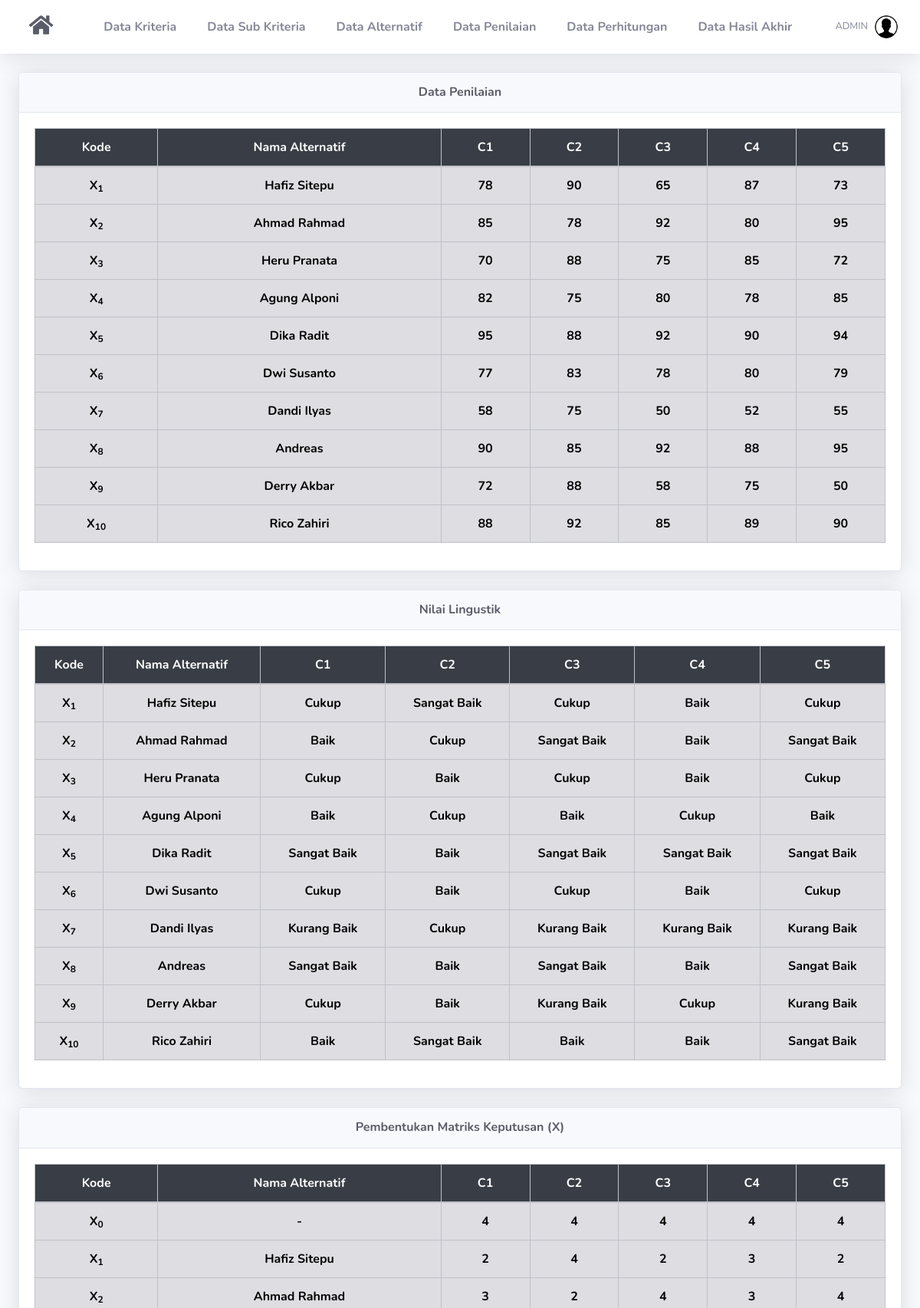
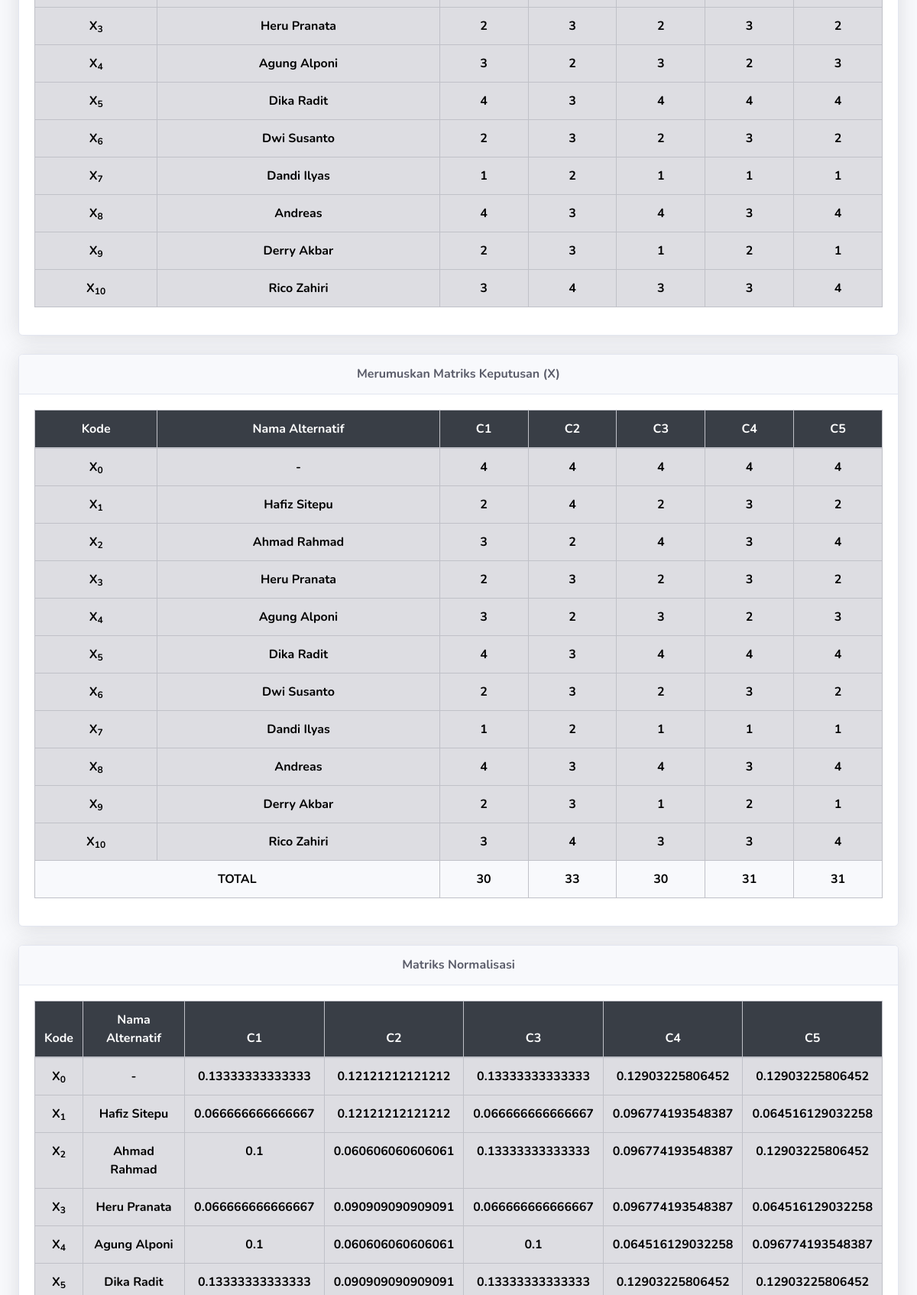
The page /perhitungan.php (signed in, upper part) on the database its author committed (2 pictures, top to bottom).
### tables this page shows
CREATE TABLE `kriteria` (
  `id_kriteria` int(11) NOT NULL,
  `kode_kriteria` varchar(10) NOT NULL,
  `nama` varchar(50) NOT NULL,
  `type` enum('Benefit','Cost') NOT NULL,
  `bobot` float NOT NULL
);

CREATE TABLE `alternatif` (
  `id_alternatif` int(11) NOT NULL,
  `nama` varchar(100) NOT NULL
);

### includes/functions.php (called while the page is built, shortened)
<?php
function get_role() {
	if(isset($_SESSION['user_id']) && isset($_SESSION['role'])) {
		if($_SESSION['role'] == '1') {
			return 'admin';
		} else {
			return 'user';
		}
	} else {
		return false;
	}
}
?>

### perhitungan.php (the view, shortened to what this page needs)
<?php
require_once('includes/init.php');
$user_role = get_role();
if($user_role == 'admin') {
require_once('template/header.php');
mysqli_query($koneksi,"TRUNCATE TABLE hasil;");
$kriterias = mysqli_query($koneksi,"SELECT * FROM kriteria ORDER BY kode_kriteria ASC");
$alternatifs = mysqli_query($koneksi,"SELECT * FROM alternatif");
$penilaian = array();
foreach($kriterias as $kriteria):
	foreach($alternatifs as $alternatif):
		$id_alternatif = $alternatif['id_alternatif'];
		$id_kriteria = $kriteria['id_kriteria'];
		$q4 = mysqli_query($koneksi,"SELECT * FROM penilaian WHERE id_alternatif='$alternatif[id_alternatif]' AND id_kriteria='$kriteria[id_kriteria]'");
		$data = mysqli_fetch_array($q4);
		$nilai = $data['nilai'];
		$penilaian[$id_kriteria][$id_alternatif] = $nilai;
	endforeach;
endforeach;
$nilai_linguistik = array();
$matriks_x = array();
foreach($alternatifs as $alternatif):
	foreach($kriterias as $kriteria):
		$id_alternatif = $alternatif['id_alternatif'];
		$id_kriteria = $kriteria['id_kriteria'];
		$n = $penilaian[$id_kriteria][$id_alternatif];
		$sub_kriteria = mysqli_query($koneksi,"SELECT * FROM sub_kriteria WHERE id_kriteria = '$id_kriteria' ORDER BY nilai DESC");
		foreach($sub_kriteria as $sbkrt){
			$operator = $sbkrt['operator'];
			if($operator == 1){
				$a = $sbkrt['a'];
				if($n > $a){
					$nilai = $sbkrt['nilai'];
					$linguistik = $sbkrt['nama'];
				}
			}elseif($operator == 2){
				$a = $sbkrt['a'];
				if($n < $a){
					$nilai = $sbkrt['nilai'];
					$linguistik = $sbkrt['nama'];
				}
			}elseif($operator == 3){
				$a = $sbkrt['a'];
				$b = $sbkrt['b'];
				if(($a<=$n) && ($n<=$b)){
					$nilai = $sbkrt['nilai'];
					$linguistik = $sbkrt['nama'];
				}
			}else{
				$nilai = 0;
				$linguistik = "Tidak Ada Data";
			}
		}
		$nilai_linguistik[$id_kriteria][$id_alternatif] = $linguistik;
		$matriks_x[$id_kriteria][$id_alternatif] = $nilai;
	endforeach;
endforeach;
$matriks_x0 = array();
foreach($kriterias as $kriteria):
	$type_kriteria = $kriteria['type'];
	if($type_kriteria == 'Benefit'):
		$id_kriteria = $kriteria['id_kriteria'];
		$x0 = max($matriks_x[$id_kriteria]);
	elseif($type_kriteria == 'Cost'):
		$id_kriteria = $kriteria['id_kriteria'];
		$x0 = min($matriks_x[$id_kriteria]);
	endif;
	$matriks_x0[$id_kriteria] = $x0;
endforeach;
$matriks_x2 = array();
foreach($alternatifs as $alternatif):
	foreach($kriterias as $kriteria):
		$id_alternatif = $alternatif['id_alternatif'];
		$id_kriteria = $kriteria['id_kriteria'];
		$x = $matriks_x[$id_kriteria][$id_alternatif];
		$type_kriteria = $kriteria['type'];
		if($type_kriteria == 'Benefit'):
			$x2 = $x;
		elseif($type_kriteria == 'Cost'):
			$x2 = 1/$x;
		endif;
		$matriks_x2[$id_kriteria][$id_alternatif] = $x2;
	endforeach;
endforeach;
$matriks_x02 = array();
foreach($kriterias as $kriteria):
	$id_kriteria = $kriteria['id_kriteria'];
	$type_kriteria = $kriteria['type'];
	$x0 = $matriks_x0[$id_kriteria];
	if($type_kriteria == 'Benefit'):
		$x02 = $x0;
	elseif($type_kriteria == 'Cost'):
		$x02 = 1/$x0;
	endif;
	$matriks_x02[$id_kriteria] = $x02;
endforeach;
$total_matriks_x = array();
foreach($kriterias as $kriteria):
	$tx = 0;
	$id_kriteria = $kriteria['id_kriteria'];
	foreach($alternatifs as $alternatif):
		$id_alternatif = $alternatif['id_alternatif'];
		$x = $matriks_x2[$id_kriteria][$id_alternatif];
		$tx += $x;
	endforeach;
	$x0 = $matriks_x02[$id_kriteria];
	$total_matriks_x[$id_kriteria] = $tx + $x0;
endforeach;
$matriks_r = array();
foreach($alternatifs as $alternatif):
	foreach($kriterias as $kriteria):
		$id_alternatif = $alternatif['id_alternatif'];
		$id_kriteria = $kriteria['id_kriteria'];
		$x = $matriks_x2[$id_kriteria][$id_alternatif];
		$total = $total_matriks_x[$id_kriteria];
		$matriks_r[$id_kriteria][$id_alternatif] = $x/$total;
	endforeach;
endforeach;
$matriks_r0 = array();
foreach($kriterias as $kriteria):
	$id_kriteria = $kriteria['id_kriteria'];
	$x0 = $matriks_x02[$id_kriteria];
	$total = $total_matriks_x[$id_kriteria];
	$matriks_r0[$id_kriteria] = $x0/$total;
endforeach;
?>
<div class="card shadow mb-4">
    <div class="card-header py-3">
        <h6 class="m-0 font-weight-bold text-dark text-center">Data Penilaian</h6>
    </div>
    <div class="card-body">
		<div class="table-responsive">
			<table class="table table-bordered font-weight-bold table-secondary" width="100%" cellspacing="0" style="color:black">
				<thead class="" style="background-color:#393E46; color:white; text-align:center;">
					<tr align="center">
						<th>Kode</th>
						<th>Nama Alternatif</th>
						<?php foreach ($kriterias as $kriteria): ?>
							<th><?= $kriteria['kode_kriteria'] ?></th>
						<?php endforeach; ?>
					</tr>
				</thead>
				<tbody>
					<?php
						$no=1;
						foreach ($alternatifs as $alternatif): ?>
					<tr align="center">
						<td>X<sub><?= $no; ?></sub></td>
						<td><?= $alternatif['nama'] ?></td>
						<?php
						foreach ($kriterias as $kriteria):
							$id_alternatif = $alternatif['id_alternatif'];
							$id_kriteria = $kriteria['id_kriteria'];
							echo '<td>';
							echo $penilaian[$id_kriteria][$id_alternatif];
							echo '</td>';
						endforeach;
						?>
					</tr>
					<?php
						$no++;
						endforeach;
					?>
				</tbody>
			</table>
		</div>
	</div>
</div>
<div class="card shadow mb-4">
    <div class="card-header py-3">
        <h6 class="m-0 font-weight-bold text-dark text-center">Nilai Lingustik</h6>
    </div>
    <div class="card-body">
		<div class="table-responsive">
			<table class="table table-bordered font-weight-bold table-secondary" width="100%" cellspacing="0" style="color:black">
				<thead class="" style="background-color:#393E46; color:white; text-align:center;">
					<tr align="center">
						<th>Kode</th>
						<th>Nama Alternatif</th>
						<?php foreach ($kriterias as $kriteria): ?>
							<th><?= $kriteria['kode_kriteria'] ?></th>
						<?php endforeach; ?>
					</tr>
				</thead>
				<tbody>
					<?php
						$no=1;
						foreach ($alternatifs as $alternatif): ?>
					<tr align="center">
						<td>X<sub><?= $no; ?></sub></td>
						<td><?= $alternatif['nama'] ?></td>
						<?php
						foreach ($kriterias as $kriteria):
							$id_alternatif = $alternatif['id_alternatif'];
							$id_kriteria = $kriteria['id_kriteria'];
							echo '<td>';
							echo $nilai_linguistik[$id_kriteria][$id_alternatif];
							echo '</td>';
						endforeach;
						?>
					</tr>
					<?php
						$no++;
						endforeach;
					?>
				</tbody>
			</table>
		</div>
	</div>
</div>
<div class="card shadow mb-4">
    <div class="card-header py-3">
        <h6 class="m-0 font-weight-bold text-dark text-center">Pembentukan Matriks Keputusan (X)</h6>
    </div>
    <div class="card-body">
		<div class="table-responsive">
			<table class="table table-bordered font-weight-bold table-secondary" width="100%" cellspacing="0" style="color:black">
				<thead class="" style="background-color:#393E46; color:white; text-align:center;">
					<tr align="center">
						<th>Kode</th>
						<th>Nama Alternatif</th>
						<?php foreach ($kriterias as $kriteria): ?>
							<th><?= $kriteria['kode_kriteria'] ?></th>
						<?php endforeach; ?>
					</tr>
				</thead>
				<tbody>
					<tr align="center">
						<td>X<sub>0</sub></td>
						<td>-</td>
						<?php foreach ($kriterias as $kriteria): ?>
						<td>
						<?php
							$id_kriteria = $kriteria['id_kriteria'];
							echo $matriks_x0[$id_kriteria];
						?>
						</td>
						<?php endforeach; ?>
					</tr>
					<?php
						$no=1;
						foreach ($alternatifs as $alternatif): ?>
					<tr align="center">
						<td>X<sub><?= $no; ?></sub></td>
						<td><?= $alternatif['nama'] ?></td>
						<?php
						foreach ($kriterias as $kriteria):
							$id_alternatif = $alternatif['id_alternatif'];
							$id_kriteria = $kriteria['id_kriteria'];
							echo '<td>';
							echo $matriks_x[$id_kriteria][$id_alternatif];
							echo '</td>';
						endforeach;
						?>
					</tr>
					<?php
						$no++;
						endforeach;
					?>
				</tbody>
			</table>
		</div>
	</div>
</div>
<div class="card shadow mb-4">
    <div class="card-header py-3">
        <h6 class="m-0 font-weight-bold text-dark text-center">Merumuskan Matriks Keputusan (X)</h6>
    </div>
    <div class="card-body">
		<div class="table-responsive">
			<table class="table table-bordered font-weight-bold table-secondary" width="100%" cellspacing="0" style="color:black">
				<thead class="" style="background-color:#393E46; color:white; text-align:center;">
					<tr align="center">
						<th>Kode</th>
						<th>Nama Alternatif</th>
						<?php foreach ($kriterias as $kriteria): ?>
							<th><?= $kriteria['kode_kriteria'] ?></th>
						<?php endforeach; ?>
					</tr>
				</thead>
				<tbody>
					<tr align="center">
						<td>X<sub>0</sub></td>
						<td>-</td>
						<?php foreach ($kriterias as $kriteria): ?>
						<td>
						<?php
							$id_kriteria = $kriteria['id_kriteria'];
							echo $matriks_x02[$id_kriteria];
						?>
						</td>
						<?php endforeach; ?>
					</tr>
					<?php
						$no=1;
						foreach ($alternatifs as $alternatif): ?>
					<tr align="center">
						<td>X<sub><?= $no; ?></sub></td>
						<td><?= $alternatif['nama'] ?></td>
						<?php
						foreach ($kriterias as $kriteria):
							$id_alternatif = $alternatif['id_alternatif'];
							$id_kriteria = $kriteria['id_kriteria'];
							echo '<td>';
							echo $matriks_x2[$id_kriteria][$id_alternatif];
							echo '</td>';
						endforeach;
						?>
					</tr>
					<?php
						$no++;
						endforeach;
					?>
					<tr align="center" class="bg-light">
						<th colspan="2">TOTAL</th>
						<?php foreach ($kriterias as $kriteria): ?>
						<th>
						<?php
							$id_kriteria = $kriteria['id_kriteria'];
							echo $total_matriks_x[$id_kriteria];
						?>
						</th>
						<?php endforeach; ?>
					</tr>
				</tbody>
			</table>
		</div>
	</div>
</div>
<div class="card shadow mb-4">
    <div class="card-header py-3">
        <h6 class="m-0 font-weight-bold text-dark text-center">  Matriks Normalisasi</h6>
    </div>
    <div class="card-body">
		<div class="table-responsive">
			<table class="table table-bordered font-weight-bold table-secondary" width="100%" cellspacing="0" style="color:black">
				<thead class="" style="background-color:#393E46; color:white; text-align:center;">
					<tr align="center">
						<th>Kode</th>
						<th>Nama Alternatif</th>
						<?php foreach ($kriterias as $kriteria): ?>
							<th><?= $kriteria['kode_kriteria'] ?></th>
						<?php endforeach; ?>
					</tr>
				</thead>
				<tbody>
					<tr align="center">
						<td>X<sub>0</sub></td>
						<td>-</td>
						<?php foreach ($kriterias as $kriteria): ?>
						<td>
						<?php
							$id_kriteria = $kriteria['id_kriteria'];
							echo $matriks_r0[$id_kriteria];
						?>
						</td>
						<?php endforeach; ?>
					</tr>
					<?php
						$no=1;
						foreach ($alternatifs as $alternatif): ?>
					<tr align="center">
						<td>X<sub><?= $no; ?></sub></td>
						<td><?= $alternatif['nama'] ?></td>
						<?php
						foreach ($kriterias as $kriteria):
							$id_alternatif = $alternatif['id_alternatif'];
							$id_kriteria = $kriteria['id_kriteria'];
							echo '<td>';
							echo $matriks_r[$id_kriteria][$id_alternatif];
							echo '</td>';
						endforeach;
						?>
					</tr>
					<?php
						$no++;
						endforeach;
					?>
				</tbody>
			</table>
		</div>
	</div>
</div>
<?php
require_once('template/footer.php');
}
else {
	header('Location: login.php');
}
?>

### rows shown on the page
kriteria: kode_kriteria "C1", id_kriteria.id_alternatif "78", id_kriteria.id_alternatif "85", id_kriteria.id_alternatif "70", id_kriteria.id_alternatif "82", id_kriteria.id_alternatif "95", id_kriteria.id_alternatif "77", id_kriteria.id_alternatif "58", id_kriteria.id_alternatif "90", id_kriteria.id_alternatif "72", id_kriteria.id_alternatif "88", id_kriteria.id_alternatif "Cukup", id_kriteria.id_alternatif "Baik", id_kriteria.id_alternatif "Sangat Baik", id_kriteria.id_alternatif "Kurang Baik", id_kriteria "4", id_kriteria.id_alternatif "2", id_kriteria.id_alternatif "3", id_kriteria.id_alternatif "4", id_kriteria "1", id_kriteria "30", id_kriteria "0.13333333333333", id_kriteria.id_alternatif "0.066666666666667", id_kriteria.id_alternatif "0.1", id_kriteria.id_alternatif "0.13333333333333"
kriteria: kode_kriteria "C2", id_kriteria.id_alternatif "90", id_kriteria.id_alternatif "78", id_kriteria.id_alternatif "88", id_kriteria.id_alternatif "75", id_kriteria.id_alternatif "83", id_kriteria.id_alternatif "85", id_kriteria.id_alternatif "92", id_kriteria.id_alternatif "Sangat Baik", id_kriteria.id_alternatif "Cukup", id_kriteria.id_alternatif "Baik", id_kriteria "4", id_kriteria.id_alternatif "4", id_kriteria "2", id_kriteria.id_alternatif "3", id_kriteria "33", id_kriteria "0.12121212121212", id_kriteria.id_alternatif "0.12121212121212", id_kriteria.id_alternatif "0.060606060606061", id_kriteria.id_alternatif "0.090909090909091"
kriteria: kode_kriteria "C3", id_kriteria.id_alternatif "65", id_kriteria.id_alternatif "92", id_kriteria.id_alternatif "75", id_kriteria.id_alternatif "80", id_kriteria.id_alternatif "78", id_kriteria.id_alternatif "50", id_kriteria.id_alternatif "58", id_kriteria.id_alternatif "85", id_kriteria.id_alternatif "Cukup", id_kriteria.id_alternatif "Sangat Baik", id_kriteria.id_alternatif "Baik", id_kriteria.id_alternatif "Kurang Baik", id_kriteria "4", id_kriteria.id_alternatif "2", id_kriteria.id_alternatif "4", id_kriteria "3", id_kriteria.id_alternatif "1", id_kriteria "30", id_kriteria "0.13333333333333", id_kriteria.id_alternatif "0.066666666666667", id_kriteria.id_alternatif "0.13333333333333", id_kriteria.id_alternatif "0.1"
kriteria: kode_kriteria "C4", id_kriteria.id_alternatif "87", id_kriteria.id_alternatif "80", id_kriteria.id_alternatif "85", id_kriteria.id_alternatif "78", id_kriteria.id_alternatif "90", id_kriteria.id_alternatif "52", id_kriteria.id_alternatif "88", id_kriteria.id_alternatif "75", id_kriteria.id_alternatif "89", id_kriteria.id_alternatif "Baik", id_kriteria.id_alternatif "Cukup", id_kriteria.id_alternatif "Sangat Baik", id_kriteria.id_alternatif "Kurang Baik", id_kriteria "4", id_kriteria.id_alternatif "3", id_kriteria.id_alternatif "2", id_kriteria.id_alternatif "1", id_kriteria "31", id_kriteria "0.12903225806452", id_kriteria.id_alternatif "0.096774193548387", id_kriteria.id_alternatif "0.064516129032258", id_kriteria.id_alternatif "0.12903225806452"
kriteria: kode_kriteria "C5", id_kriteria.id_alternatif "73", id_kriteria.id_alternatif "95", id_kriteria.id_alternatif "72", id_kriteria.id_alternatif "85", id_kriteria.id_alternatif "94", id_kriteria.id_alternatif "79", id_kriteria.id_alternatif "55", id_kriteria.id_alternatif "50", id_kriteria.id_alternatif "90", id_kriteria.id_alternatif "Cukup", id_kriteria.id_alternatif "Sangat Baik", id_kriteria.id_alternatif "Baik", id_kriteria.id_alternatif "Kurang Baik", id_kriteria "4", id_kriteria.id_alternatif "2", id_kriteria.id_alternatif "4", id_kriteria.id_alternatif "3", id_kriteria.id_alternatif "1", id_kriteria "31", id_kriteria "0.12903225806452", id_kriteria.id_alternatif "0.064516129032258", id_kriteria.id_alternatif "0.12903225806452", id_kriteria.id_alternatif "0.096774193548387"
alternatif: nama "Hafiz Sitepu"
alternatif: nama "Ahmad Rahmad"
alternatif: nama "Heru Pranata"
alternatif: nama "Agung Alponi"
alternatif: nama "Dika Radit"
alternatif: nama "Dwi Susanto"
alternatif: nama "Dandi Ilyas"
alternatif: nama "Andreas"
alternatif: nama "Derry Akbar"
alternatif: nama "Rico Zahiri"

### other values the page prints
$_SESSION['username'] "ADMIN"
